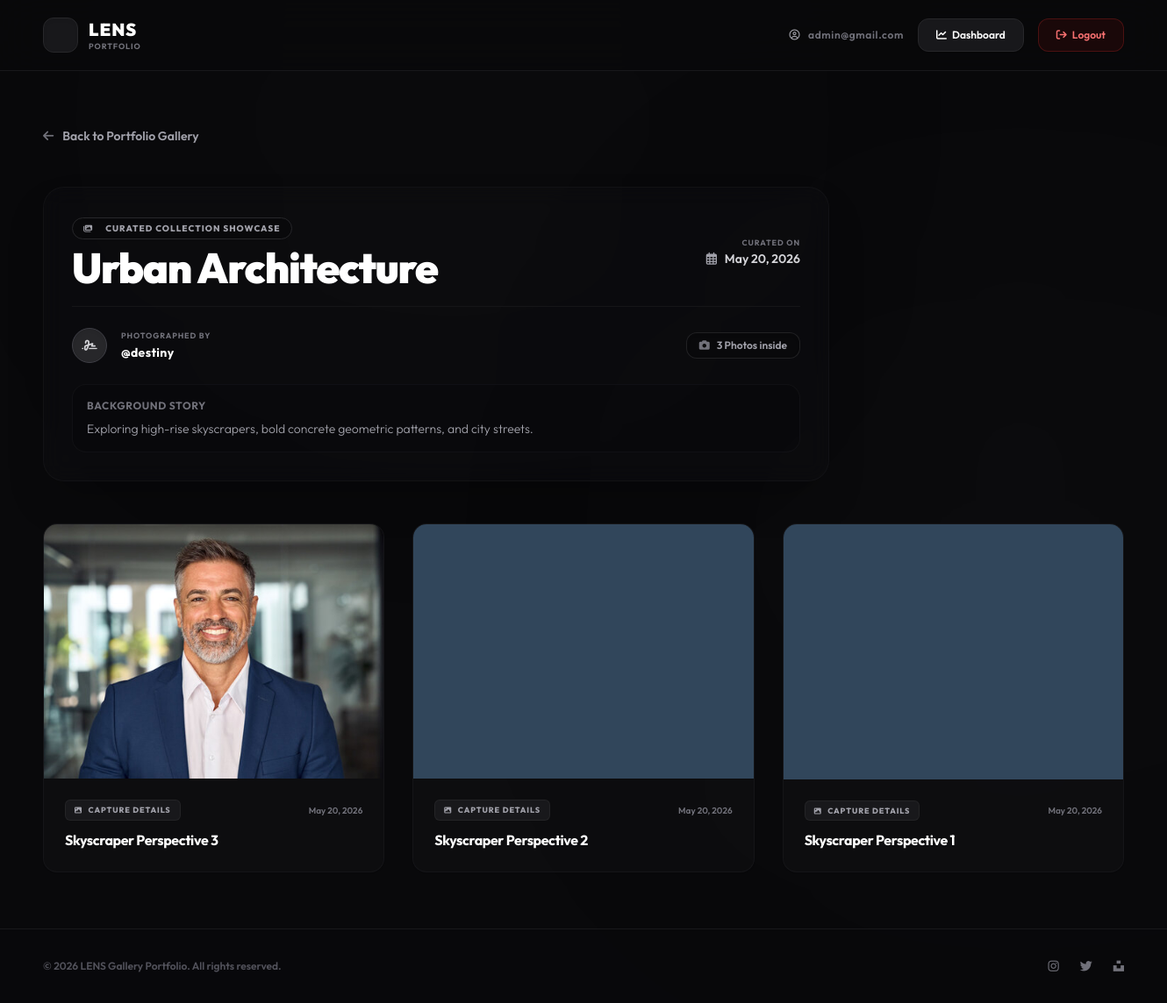
The page /album/2/ (signed in) on the database its author committed.
### accounts/models.py (models this page shows)
class User(AbstractUser):
    email = models.EmailField(unique=True)
    USERNAME_FIELD = 'email'
    REQUIRED_FIELDS = ['username']

### gallery/models.py (models this page shows, shortened)
class Album(models.Model):
    user = models.ForeignKey(
        settings.AUTH_USER_MODEL,
        on_delete=models.CASCADE,
        related_name='albums'
    )
    title = models.CharField(max_length=200)
    description = models.TextField(blank=True)
    created_at = models.DateTimeField(auto_now_add=True)

class Photo(models.Model):
    album = models.ForeignKey(
        Album,
        on_delete=models.CASCADE,
        related_name='photos'
    )
    title = models.CharField(max_length=200)
    image = models.ImageField(upload_to='photos/')
    uploaded_at = models.DateTimeField(auto_now_add=True)

### gallery/views.py (the view)
# urls.py: path('album/<int:album_id>/', views.album_detail_view, name='album_detail'),
def album_detail_view(request, album_id):
    album = get_object_or_404(Album, pk=album_id)
    photos = album.photos.all().order_by('-uploaded_at')
    return render(request, 'album_detail.html', {
        'album': album,
        'photos': photos,
    })

### gallery/templates/album_detail.html (shortened to what this page needs)
<!DOCTYPE html>
<html lang="en" class="h-full">
<head>
    <script src="https://cdn.tailwindcss.com"></script>
    <link rel="stylesheet" href="https://cdnjs.cloudflare.com/ajax/libs/font-awesome/6.4.0/css/all.min.css">
</head>
<body class="min-h-full bg-zinc-950 text-zinc-100 flex flex-col justify-between relative overflow-x-hidden selection:bg-zinc-800 selection:text-white">
    <div class="absolute top-[-10%] left-[20%] w-[500px] h-[500px] bg-zinc-800/10 rounded-full blur-[150px] pointer-events-none"></div>
    <header class="w-full bg-zinc-950/80 backdrop-blur-xl border-b border-zinc-900 sticky top-0 z-50">
        <div class="max-w-7xl mx-auto px-6 h-20 flex items-center justify-between">
            <a href="/" class="flex items-center space-x-3 group">
                <div class="flex items-center justify-center w-10 h-10 bg-zinc-900 border border-zinc-800 rounded-xl shadow-inner group-hover:border-zinc-700 transition duration-300">
                </div>
                <div class="flex flex-col">
                    <span class="font-black text-xl tracking-wider text-white uppercase">Lens</span>
                    <span class="text-[9px] text-zinc-500 font-bold tracking-widest uppercase mt-[-2px]">Portfolio</span>
                </div>
            </a>
            <div class="flex items-center space-x-4">
                {% if user.is_authenticated %}
                    <span class="text-zinc-500 text-xs font-semibold tracking-wider hidden md:inline-block">
                        <i class="fa-regular fa-circle-user mr-1.5 text-zinc-400"></i> {{ user.email }}
                    </span>
                    <a href="/dashboard/" class="py-2.5 px-5 bg-zinc-900 hover:bg-zinc-800 border border-zinc-800 text-white font-semibold rounded-xl text-xs transition duration-200 shadow-sm flex items-center">
                        <i class="fa-solid fa-chart-line mr-1.5"></i> Dashboard
                    </a>
                    <a href="{% url 'logout' %}" class="py-2.5 px-5 bg-red-950/30 hover:bg-red-900/40 border border-red-900/50 text-red-400 font-semibold rounded-xl text-xs transition duration-200 shadow-sm flex items-center">
                        <i class="fa-solid fa-arrow-right-from-bracket mr-1.5"></i> Logout
                    </a>
                {% else %}
                    <a href="/login/" class="py-2.5 px-5 text-zinc-400 hover:text-white font-semibold text-xs transition duration-200">Sign In</a>
                    <a href="/register/" class="py-2.5 px-5 bg-zinc-100 hover:bg-white text-zinc-950 font-bold rounded-xl text-xs transition duration-200 shadow-md">Get Started</a>
                {% endif %}
            </div>
        </div>
    </header>
    <main class="flex-grow max-w-7xl w-full mx-auto px-6 py-16 relative z-10 space-y-12">
        <div class="w-full flex justify-start">
            <a href="{% url 'index' %}" class="inline-flex items-center space-x-2.5 text-zinc-400 hover:text-white transition duration-300 font-semibold text-sm group">
                <i class="fa-solid fa-arrow-left transition-transform duration-300 group-hover:-translate-x-1.5 text-zinc-500 group-hover:text-white"></i>
                <span>Back to Portfolio Gallery</span>
            </a>
        </div>
        <div class="max-w-4xl bg-zinc-900/20 border border-zinc-900/60 rounded-3xl p-6 sm:p-8 space-y-6 shadow-2xl backdrop-blur-md">
            <div class="flex flex-wrap items-center justify-between gap-4 border-b border-zinc-900/80 pb-5">
                <div class="space-y-2">
                    <div class="inline-flex items-center space-x-2 px-3 py-1 bg-zinc-950 border border-zinc-800 rounded-full text-zinc-400 text-[10px] font-extrabold tracking-widest uppercase">
                        <i class="fa-solid fa-images text-[9px] mr-1.5"></i> <span>Curated Collection Showcase</span>
                    </div>
                    <h1 class="text-3xl sm:text-5xl font-black tracking-tight text-white leading-tight">
                        {{ album.title }}
                    </h1>
                </div>
                <div class="flex flex-col text-left sm:text-right">
                    <span class="text-[9px] text-zinc-500 font-bold tracking-widest uppercase">Curated On</span>
                    <span class="text-zinc-300 text-sm font-semibold mt-0.5">
                        <i class="fa-regular fa-calendar-days mr-1.5 text-zinc-400"></i> {{ album.created_at|date:"F d, Y" }}
                    </span>
                </div>
            </div>
            <div class="flex items-center justify-between flex-wrap gap-4">
                <div class="flex items-center space-x-4">
                    <div class="w-10 h-10 bg-zinc-800 border border-zinc-700 rounded-full flex items-center justify-center text-zinc-300 font-black text-sm uppercase shadow-inner">
                        <i class="fa-solid fa-signature"></i>
                    </div>
                    <div class="flex flex-col">
                        <span class="text-[9px] text-zinc-500 font-bold tracking-widest uppercase">Photographed By</span>
                        <span class="text-white text-sm font-bold tracking-wide mt-0.5">
                            @{{ album.user.username }}
                        </span>
                    </div>
                </div>
                <span class="py-1.5 px-3.5 bg-zinc-950 border border-zinc-800/80 rounded-xl text-xs font-semibold text-zinc-400 flex items-center shadow-inner">
                    <i class="fa-solid fa-camera mr-2 text-zinc-500 animate-pulse"></i> {{ photos.count }} Photos inside
                </span>
            </div>
            {% if album.description %}
                <div class="bg-zinc-950/40 border border-zinc-900/60 p-4 rounded-2xl space-y-2">
                    <h4 class="text-xs font-bold text-zinc-500 tracking-wider uppercase">Background Story</h4>
                    <p class="text-zinc-400 text-xs sm:text-sm font-light leading-relaxed">
                        {{ album.description }}
                    </p>
                </div>
            {% endif %}
        </div>
        {% if photos %}
            <div class="grid grid-cols-1 md:grid-cols-2 lg:grid-cols-3 gap-8" id="portfolio-grid">
                {% for photo in photos %}
                    <a href="{% url 'photo_detail' photo.id %}" class="photo-card block group relative bg-zinc-900/30 border border-zinc-900/80 hover:border-zinc-800 rounded-2xl overflow-hidden transition-all duration-500 hover:scale-[1.02] shadow-sm hover:shadow-2xl">
                        <div class="w-full aspect-[4/3] bg-zinc-950 overflow-hidden relative">
                            <img src="{{ photo.image.url }}" alt="{{ photo.title }}" class="w-full h-full object-cover transition-transform duration-700 group-hover:scale-105">
                        </div>
                        <div class="p-6 space-y-2.5">
                            <div class="flex items-center justify-between">
                                <span class="py-1 px-2.5 bg-zinc-900 border border-zinc-800/80 rounded-md text-[9px] font-extrabold tracking-widest text-zinc-400 uppercase">
                                    <i class="fa-solid fa-image text-[8px] mr-1"></i> Capture Details
                                </span>
                                <span class="text-zinc-500 text-[10px] font-semibold">
                                    {{ photo.uploaded_at|date:"M d, Y" }}
                                </span>
                            </div>
                            <h3 class="text-white text-base font-bold tracking-tight truncate group-hover:text-zinc-300 transition-colors">
                                {{ photo.title }}
                            </h3>
                        </div>
                    </a>
                {% endfor %}
            </div>
        {% endif %}
    </main>
    <footer class="w-full border-t border-zinc-900 bg-zinc-950/40 py-8 text-center relative z-10">
        <div class="max-w-7xl mx-auto px-6 flex flex-col md:flex-row items-center justify-between gap-4">
            <p class="text-zinc-600 text-xs font-semibold">&copy; 2026 LENS Gallery Portfolio. All rights reserved.</p>
            <div class="flex items-center space-x-6 text-zinc-500 text-sm">
                <span class="hover:text-white cursor-pointer transition"><i class="fa-brands fa-instagram"></i></span>
                <span class="hover:text-white cursor-pointer transition"><i class="fa-brands fa-twitter"></i></span>
                <span class="hover:text-white cursor-pointer transition"><i class="fa-brands fa-unsplash"></i></span>
            </div>
        </div>
    </footer>
</body>
</html>

### gallery/templates/album_detail.html (style rules this page uses)
body { font-family: 'Outfit', sans-serif; }

### rows shown on the page
User: email "admin@gmail.com"
Album: title "Urban Architecture", created_at "May 20, 2026", user.username "destiny", description "Exploring high-rise skyscrapers, bold concrete geometric patterns, and city streets."
Photo: image (picture), uploaded_at "May 20, 2026", title "Skyscraper Perspective 3"
Photo: image (placeholder picture), uploaded_at "May 20, 2026", title "Skyscraper Perspective 2"
Photo: image (placeholder picture), uploaded_at "May 20, 2026", title "Skyscraper Perspective 1"

### other values the page prints
{{ photos.count }} "3"
